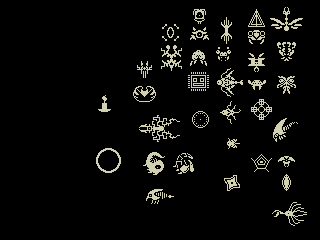
#> input picture darkblue/scratch/sprite_processing/dark blue mockups 1.png, 320 x 240 px
$ python debug_image.py
#> lines starting #> are read from the running program, lines starting #| are printed output that depends on the picture; after the words box and inside, x2 and y2 are one past the last pixel; in counts of white or black regions, pixels touching at a corner belong together
#!/usr/bin/env python3
"""
Debug script to analyze the PNG structure and alpha channel
"""

import cv2
import numpy as np
from PIL import Image

def analyze_image(image_path):
#> called with image_path = 'dark blue mockups 1.png'
    print(f"Analyzing {image_path}...")

    # Load with OpenCV
    img_cv = cv2.imread(image_path, cv2.IMREAD_UNCHANGED)
#> img_cv is the input picture: shape (240, 320, 4); mean B, G, R, A 9.7, 11.4, 11.4, 13.9
    print(f"OpenCV shape: {img_cv.shape}")
#| OpenCV shape: (240, 320, 4)
    print(f"OpenCV dtype: {img_cv.dtype}")
#| OpenCV dtype: uint8

    # Load with PIL
    img_pil = Image.open(image_path)
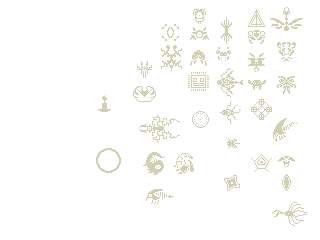
#> img_pil: PIL image 320x240 RGBA; mean R, G, B, A 11.4, 11.4, 9.7, 13.9; transparent parts drawn white
    print(f"PIL mode: {img_pil.mode}")
#| PIL mode: RGBA
    print(f"PIL size: {img_pil.size}")
#| PIL size: (320, 240)
    print(f"PIL format: {img_pil.format}")
#| PIL format: PNG

    if len(img_cv.shape) == 3 and img_cv.shape[2] == 4:
        print("Has alpha channel")
        alpha = img_cv[:, :, 3]
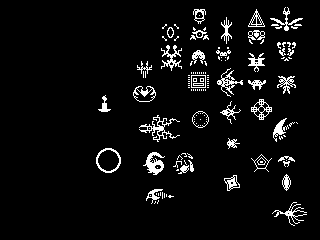
#> alpha: shape (240, 320); 5.5% white in thin lines or dots, all inside (x1, y1, x2, y2) = (96, 7, 307, 226)
        print(f"Alpha min: {alpha.min()}, max: {alpha.max()}")
#| Alpha min: 0, max: 255
        print(f"Alpha unique values: {np.unique(alpha)[:10]}...")  # First 10 unique values
#> (printed output is left out)

        # Count transparent vs opaque pixels
        transparent_pixels = np.sum(alpha == 0)
#> transparent_pixels = 72612
        opaque_pixels = np.sum(alpha == 255)
#> opaque_pixels = 4188
        semi_transparent = np.sum((alpha > 0) & (alpha < 255))
#> semi_transparent = 0

        print(f"Transparent pixels: {transparent_pixels}")
#| Transparent pixels: 72612
        print(f"Opaque pixels: {opaque_pixels}")
#| Opaque pixels: 4188
        print(f"Semi-transparent pixels: {semi_transparent}")
#| Semi-transparent pixels: 0

    else:
        print("No alpha channel detected")

    # Check corner pixels to see background
    h, w = img_cv.shape[:2]
#> h = 240; w = 320
    corners = [
        (0, 0), (0, w-1), (h-1, 0), (h-1, w-1),  # Four corners
        (h//2, 0), (h//2, w-1), (0, w//2), (h-1, w//2)  # Mid edges
    ]

    print("\nCorner/edge pixel analysis:")
    for i, (y, x) in enumerate(corners):
        pixel = img_cv[y, x]
        print(f"Position ({x}, {y}): {pixel}")
#> this loop made 8 passes
#| Position (0, 0): [0 0 0 0]
#| Position (319, 0): [0 0 0 0]
#| Position (0, 239): [0 0 0 0]
#| Position (319, 239): [0 0 0 0]
#| Position (0, 120): [0 0 0 0]
#| Position (319, 120): [0 0 0 0]
#| Position (160, 0): [0 0 0 0]
#| Position (160, 239): [0 0 0 0]

if __name__ == "__main__":
    analyze_image("dark blue mockups 1.png")
